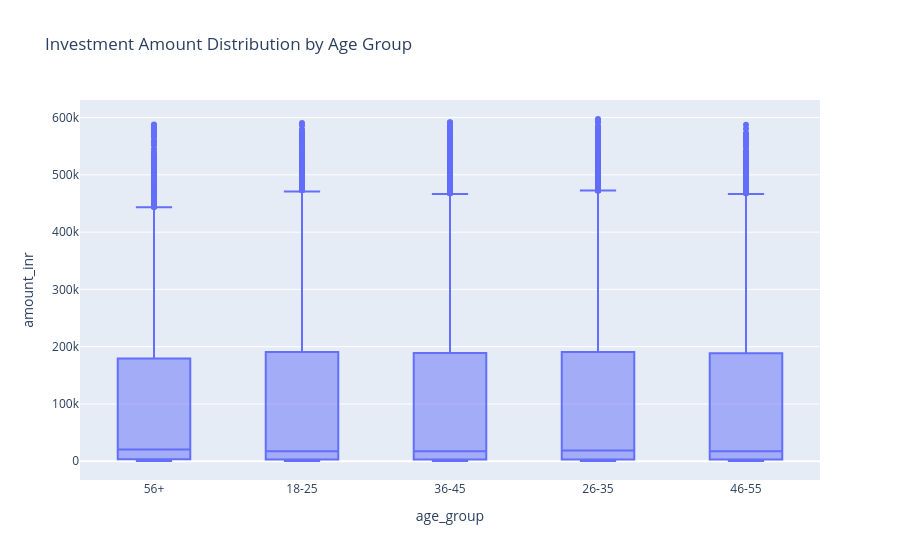

The notebook cell this image was saved under:
### Markdown cell above
### Insight 5: Age Group Distribution

The majority of investors belong to the working-age population segments, particularly the 26–35 and 36–45 age groups.

Young and middle-aged investors contribute significantly to mutual fund participation, indicating growing financial awareness and long-term wealth creation goals.

### Code cell
# SIP Amount Box Plot by Age Group
fig = px.box(
    trans_df, 
    x='age_group', 
    y='amount_inr', 
    title='Investment Amount Distribution by Age Group'
    ) 

fig.show()

### Figure 1 — Plotly figure (JSON) as saved in the notebook; plotly's stock layout.template omitted (floating-point values rounded to 4 significant figures; data arrays with more than 128 entries replaced by an {"elided": "..."} marker saying what was removed)
{"data": [{"alignmentgroup": "True", "hovertemplate": "age_group=%{x}<br>amount_inr=%{y}<extra></extra>", "legendgroup": "", "marker": {"color": "#636efa"}, "name": "", "notched": false, "offsetgroup": "", "orientation": "v", "showlegend": false, "type": "box", "x": {"elided": "32778 str values"}, "x0": " ", "xaxis": "x", "y": {"elided": "32778 int values"}, "y0": " ", "yaxis": "y"}], "layout": {"boxmode": "group", "legend": {"tracegroupgap": 0}, "title": {"text": "Investment Amount Distribution by Age Group"}, "xaxis": {"anchor": "y", "domain": [0, 1], "title": {"text": "age_group"}}, "yaxis": {"anchor": "x", "domain": [0, 1], "title": {"text": "amount_inr"}}}}
